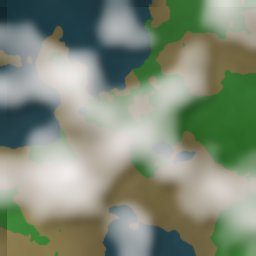
#> input picture examples/example_coastal_plain.jpg, 256 x 256 px; its folder holds only this picture in this run
$ python -i cloud_generator.py   (imports and definitions only)
#> lines starting #> are read from the running program, lines starting #| are printed output that depends on the picture
"""Synthetic fractal cloud generation.

Produces unlimited (cloudy, clean) training pairs from clean images by overlaying
a fake cloud built from smoothed multi-octave random noise (a fast, dependency-free
stand-in for Perlin noise), with soft feathered edges and a simulated cloud shadow.

Ported from the ``Step 2 — Synthetic Cloud Generator`` cell of
``SkyClear_Day1_Pipeline_(1).ipynb``.
"""

import random
from typing import Optional, Tuple

import numpy as np
from PIL import Image
from scipy.ndimage import gaussian_filter


def generate_fractal_cloud_mask(
    size: Tuple[int, int],
    coverage: float = 0.55,
    softness: float = 25,
    seed: Optional[int] = None,
) -> np.ndarray:
    """Generate a soft-edged fractal cloud mask via multi-octave noise.

    Args:
        size: ``(height, width)`` of the mask to generate.
        coverage: target fraction of the mask that ends up opaque cloud.
        softness: controls the blur/feathering strength of the mask edges.
        seed: optional seed for the base noise octaves. Note that this only
            makes the noise field reproducible; :func:`apply_synthetic_cloud`
            also draws from the unseeded global RNG for coverage, shadow
            offset jitter and cloud tint, so passing a seed does not make the
            full cloudy-image pipeline deterministic end-to-end.

    Returns:
        A ``(h, w)`` float32 array in ``[0, 1]``, where 1 is fully opaque cloud.
    """
    h, w = size
    rng = np.random.RandomState(seed) if seed is not None else np.random

    octaves, persistence, base_res = 4, 0.55, 5
    noise = np.zeros((h, w), dtype=np.float32)
    amplitude, total_amp = 1.0, 0.0

    for o in range(octaves):
        res = max(2, base_res * (2 ** o))
        small = rng.rand(res, res)
        layer = np.array(
            Image.fromarray((small * 255).astype(np.uint8)).resize((w, h), Image.BICUBIC),
            dtype=np.float32,
        ) / 255.0
        noise += layer * amplitude
        total_amp += amplitude
        amplitude *= persistence
    noise /= total_amp
    noise = gaussian_filter(noise, sigma=softness / 4.0)

    threshold = np.quantile(noise, 1 - coverage)
    mask = np.clip((noise - threshold) / (noise.max() - threshold + 1e-6), 0, 1)

    # push mask toward binary (opaque core) instead of smooth gradient
    mask = mask ** 0.5  # steepens the curve -- more pixels land near 1.0
    mask = gaussian_filter(mask, sigma=softness / 6.0)  # much lighter blur -- only edges feather

    return np.clip(mask, 0, 1).astype(np.float32)


def apply_synthetic_cloud(
    clean_img: Image.Image,
    coverage_range: Tuple[float, float] = (0.35, 0.7),
    seed: Optional[int] = None,
    add_shadow: bool = True,
) -> Tuple[Image.Image, np.ndarray]:
    """Overlay a synthetic cloud (and optional shadow) onto a clean image.

    Args:
        clean_img: cloud-free RGB PIL image.
        coverage_range: ``(min, max)`` fraction of the image the cloud may
            cover; the actual coverage is sampled uniformly from this range.
        seed: optional seed forwarded to the underlying cloud mask noise.
        add_shadow: whether to also darken a shifted region to simulate a
            cloud shadow cast on the ground.

    Returns:
        A tuple of ``(cloudy PIL image, cloud mask array in [0, 1])``.
    """
    arr = np.array(clean_img).astype(np.float32) / 255.0
    h, w = arr.shape[:2]

    coverage = random.uniform(*coverage_range)
    mask = generate_fractal_cloud_mask((h, w), coverage=coverage, softness=random.uniform(15, 35), seed=seed)
    result = arr.copy()

    if add_shadow:
        dx, dy = int(w * 0.03), int(h * 0.03)
        shadow_mask = np.roll(mask, shift=(dy, dx), axis=(0, 1))
        result = result * (1 - (shadow_mask * 0.35)[:, :, None])

    cloud_color = np.array([0.94, 0.94, 0.93]) + np.random.uniform(-0.02, 0.02, 3)
    cloud_layer = np.ones_like(arr) * cloud_color
    result = result * (1 - mask[:, :, None]) + cloud_layer * mask[:, :, None]
    result = np.clip(result, 0, 1)

    return Image.fromarray((result * 255).astype(np.uint8)), mask

>>> import cv2
>>> picture = cv2.imread('../examples/example_coastal_plain.jpg', cv2.IMREAD_GRAYSCALE)
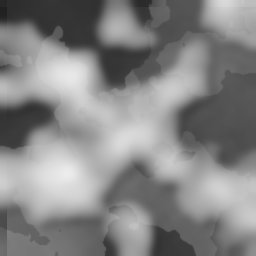
#> picture: shape (256, 256); min 31, max 236, mean 133
>>> result = apply_synthetic_cloud(picture)
#> in apply_synthetic_cloud, `shadow_mask = np.roll(mask, shift=(dy, dx), axis=(0, 1))`:
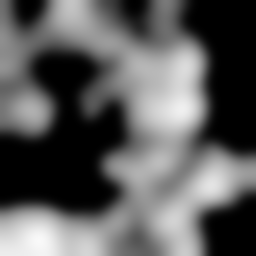
#> mask: shape (256, 256) float32; min 0, max 0.978, mean 0.359
#> (the run stopped early here; a loop or call above may not have finished)

$ run again, on examples/example_forest_hills.jpg
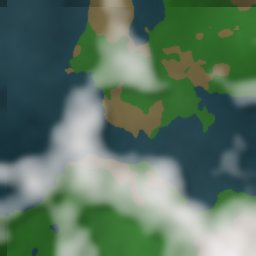
#> input picture examples/example_forest_hills.jpg, 256 x 256 px
#> `picture = cv2.imread('../examples/example_coastal_plain.jpg', cv2.IMRE..`:
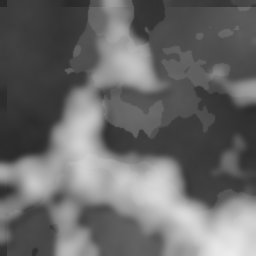
#> picture: shape (256, 256); min 38, max 235, mean 105.4

$ run again, on examples/example_river_terrain.jpg
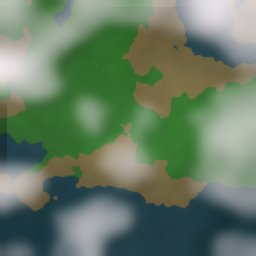
#> input picture examples/example_river_terrain.jpg, 256 x 256 px
#> `picture = cv2.imread('../examples/example_coastal_plain.jpg', cv2.IMRE..`:
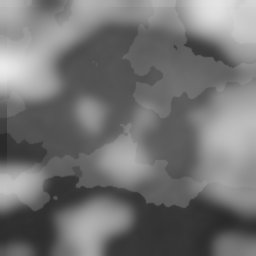
#> picture: shape (256, 256); min 40, max 234, mean 114.9
